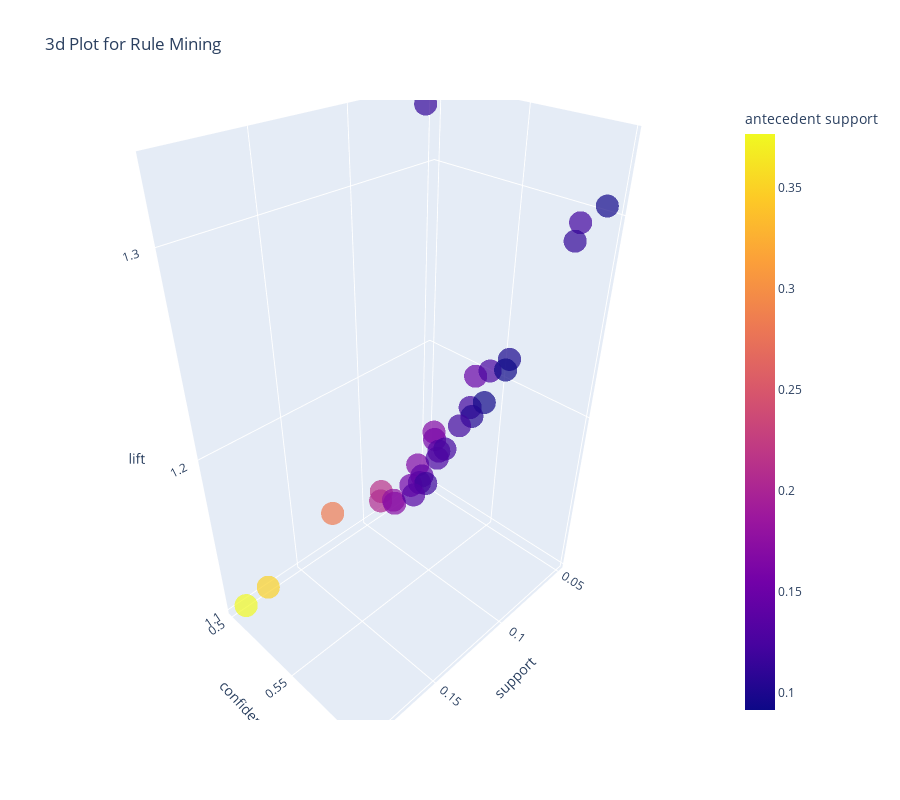

The notebook cell saved with this chart:
### Code cell
plot_model(rules, plot='3d')

### Figure 1 — Plotly figure (JSON) as saved in the notebook; plotly's stock layout.template omitted (floating-point values rounded to 4 significant figures)
{"data": [{"customdata": [["other vegetables", "whole milk"], ["other vegetables", "whole milk"], ["yogurt", "whole milk"], ["other vegetables", "whole milk"], ["yogurt", "whole milk"], ["other vegetables", "whole milk"], ["tropical fruit", "whole milk"], ["rolls/buns", "whole milk"], ["shopping bags", "whole milk"], ["other vegetables", "whole milk"], ["bottled beer", "whole milk"], ["frozen vegetables", "whole milk"], ["beef", "whole milk"], ["yogurt", "whole milk"], ["canned beer", "whole milk"], ["domestic eggs", "whole milk"], ["curd", "whole milk"], ["bottled water", "whole milk"], ["butter", "whole milk"], ["sausage", "whole milk"], ["newspapers", "whole milk"], ["whipped/sour cream", "whole milk"], ["brown bread", "whole milk"], ["pastry", "whole milk"], ["rolls/buns", "whole milk"], ["pip fruit", "whole milk"], ["margarine", "whole milk"], ["other vegetables", "whole milk"], ["pork", "whole milk"], ["whole milk", "other vegetables"]], "hovertemplate": "support=%{x}<br>confidence=%{y}<br>lift=%{z}<br>antecedents=%{customdata[0]}<br>consequents=%{customdata[1]}<br>antecedent support=%{marker.color}<extra></extra>", "legendgroup": "", "marker": {"color": [0.0939, 0.1203, 0.1113, 0.1467, 0.0975, 0.1242, 0.0913, 0.1198, 0.1683, 0.0929, 0.1588, 0.1026, 0.1195, 0.283, 0.1652, 0.1331, 0.1208, 0.2137, 0.1265, 0.206, 0.1398, 0.1547, 0.136, 0.1775, 0.3497, 0.1706, 0.117, 0.3766, 0.1324, 0.1124], "coloraxis": "coloraxis", "opacity": 0.7, "symbol": "circle"}, "mode": "markers", "name": "", "scene": "scene", "showlegend": false, "type": "scatter3d", "x": [0.0562, 0.0718, 0.0659, 0.0821, 0.0544, 0.0693, 0.0505, 0.0652, 0.0913, 0.0503, 0.0854, 0.0552, 0.0641, 0.1506, 0.0872, 0.0703, 0.0636, 0.1124, 0.0662, 0.107, 0.0723, 0.0798, 0.0698, 0.0911, 0.1786, 0.087, 0.0595, 0.1914, 0.067, 0.0562], "y": [0.5984, 0.597, 0.5922, 0.5594, 0.5579, 0.5579, 0.5534, 0.5439, 0.5427, 0.5414, 0.538, 0.5375, 0.5365, 0.5322, 0.528, 0.5279, 0.5265, 0.5258, 0.5233, 0.5193, 0.5174, 0.5158, 0.5132, 0.513, 0.5106, 0.5098, 0.5088, 0.5082, 0.5058, 0.5], "z": [1.306, 1.303, 1.292, 1.221, 1.218, 1.218, 1.208, 1.187, 1.184, 1.182, 1.174, 1.173, 1.171, 1.161, 1.152, 1.152, 1.149, 1.148, 1.142, 1.133, 1.129, 1.126, 1.12, 1.12, 1.115, 1.113, 1.11, 1.109, 1.104, 1.328]}], "layout": {"coloraxis": {"colorbar": {"title": {"text": "antecedent support"}}, "colorscale": [[0, "#0d0887"], [0.1111, "#46039f"], [0.2222, "#7201a8"], [0.3333, "#9c179e"], [0.4444, "#bd3786"], [0.5556, "#d8576b"], [0.6667, "#ed7953"], [0.7778, "#fb9f3a"], [0.8889, "#fdca26"], [1, "#f0f921"]]}, "height": 800, "legend": {"tracegroupgap": 0}, "scene": {"domain": {"x": [0, 1], "y": [0, 1]}, "xaxis": {"title": {"text": "support"}}, "yaxis": {"title": {"text": "confidence"}}, "zaxis": {"title": {"text": "lift"}}}, "title": {"text": "3d Plot for Rule Mining"}, "width": 900}}
